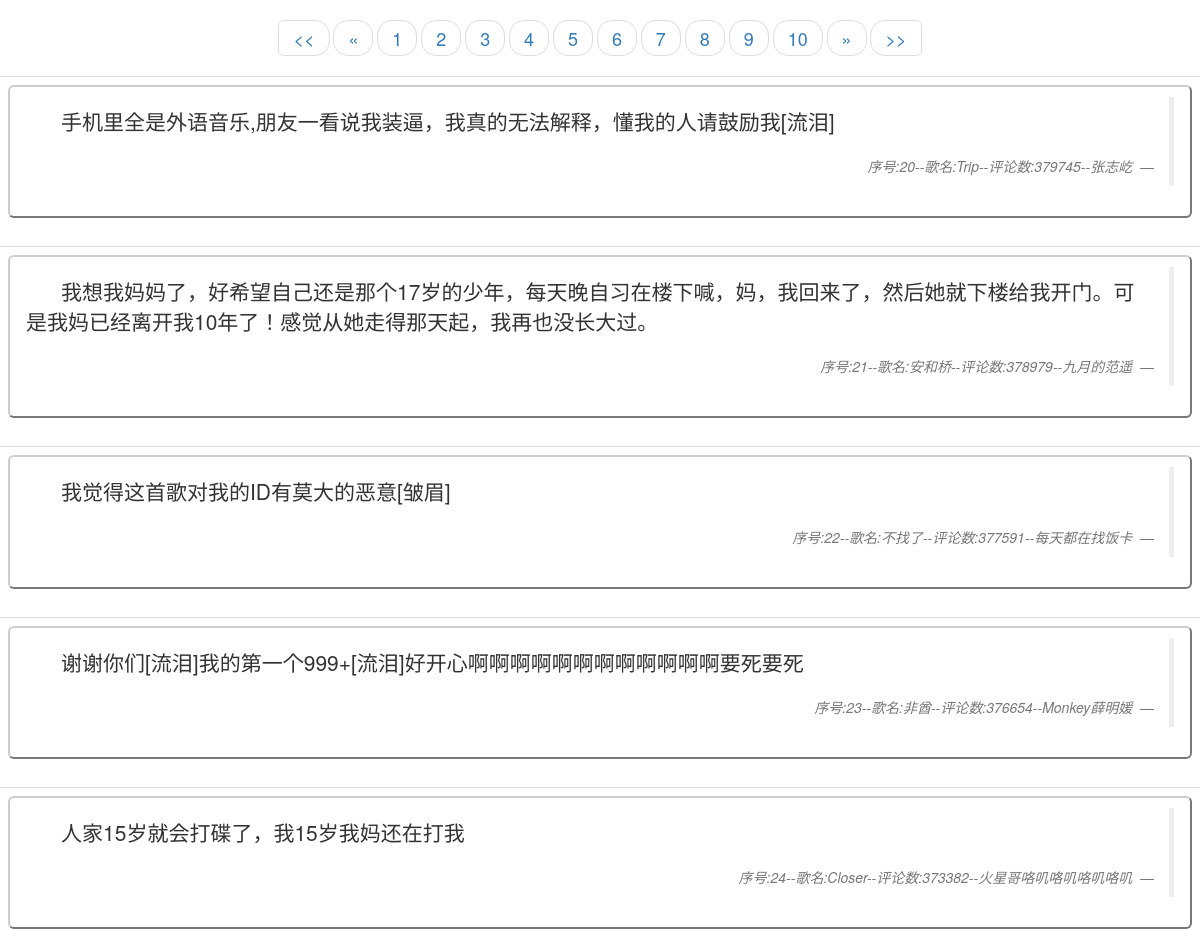
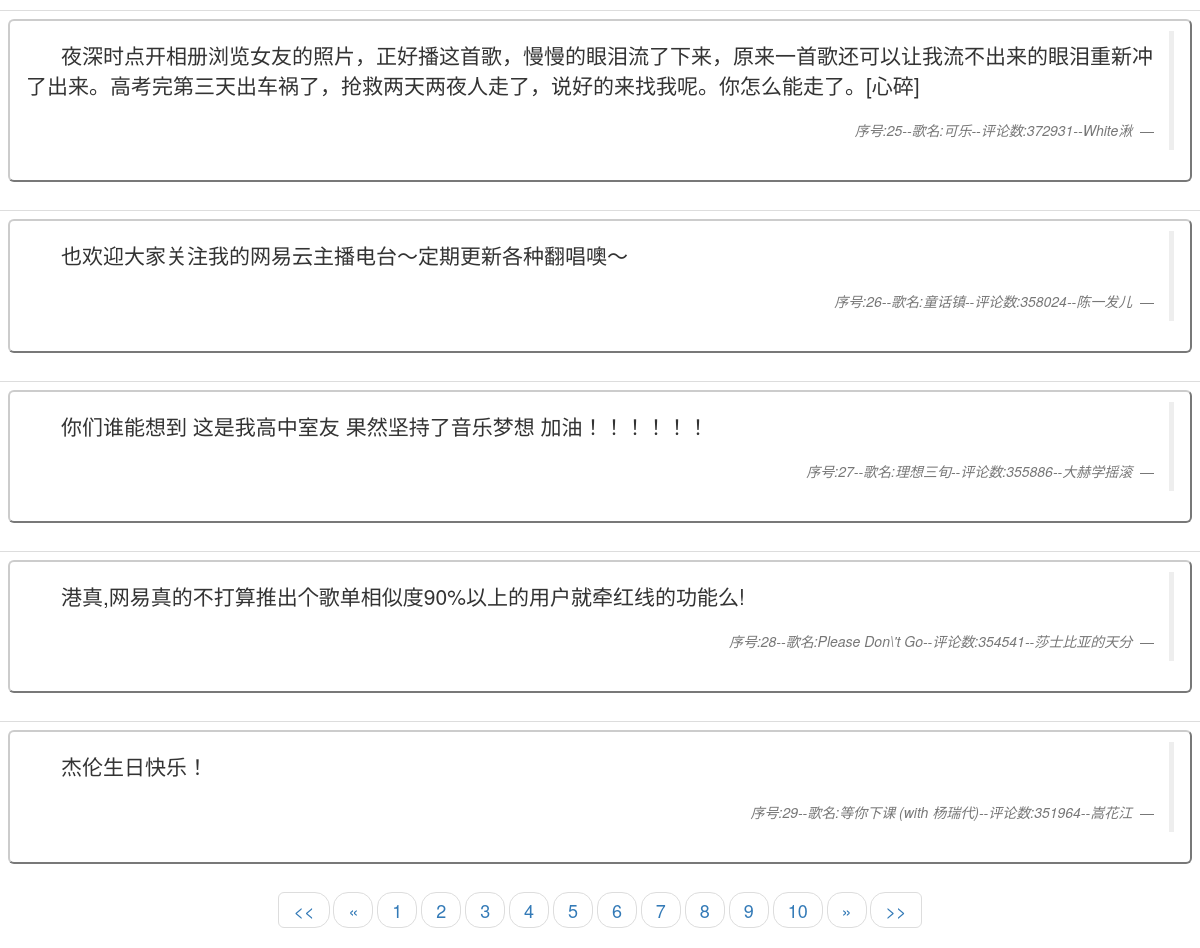
The page /net163?cur_page=3 on the database its author committed (2 pictures, top to bottom).
### comment/models.py (models this page shows)
class comment(models.Model):
    txt = models.TextField()#评论内容
    footer=models.CharField(max_length=256)#评论脚本
    def __str__(self):
        tp = '<comment:[txt:{txt},footer:{footer}]>'
        return tp.format(txt=self.txt,footer=self.footer)

### comment/views.py (the view)
# urls.py: url(r'^net163', net163_views.net163),
def net163(request):
    try:
        cur_page = int(request.GET.get('cur_page', '1'))
    except ValueError:
        cur_page = 1
    pagination = Pagination.create_pagination(
            from_name='comment.models',
            model_name='comment',
            cur_page=cur_page,
            start_page_omit_symbol='...',
            end_page_omit_symbol='...',
            one_page_data_size=10,
            show_page_item_len=10)
    return render(request, 'Net163.html', {'pagination': pagination})

### templates/Net163.html (shortened to what this page needs)
<!DOCTYPE html>
<html lang="en">
<head>
    <link rel="stylesheet" href="https://cdn.bootcss.com/bootstrap/3.3.7/css/bootstrap.min.css">
</head>
<body>
<nav aria-label="Page navigation">
  <ul class="pager pagination-lg">
   {% if pagination.cur_page != 1 %}
    <li><a href="?cur_page=1"><<</a></li>
    <li>
      <a href="?cur_page={{ pagination.pre_page }}" aria-label="Previous">
        <span aria-hidden="true">«</span>
      </a>
    </li>
   {% endif %}
   {% for page_item in pagination.page_items %}
    {% if page_item == pagination.cur_page %}
        <li><a href="?cur_page={{ page_item }}">{{ page_item }}</a></li>
    {% else %}
        <li><a href="?cur_page={{ page_item }}">{{ page_item }}</a></li>
    {% endif %}
   {% endfor%}
   {% if pagination.cur_page != pagination.all_page %}
    <li>
      <a href="?cur_page={{ pagination.next_page }}" aria-label="Next">
        <span aria-hidden="true">»</span>
      </a>
    </li>
    <li><a href="?cur_page={{ pagination.all_page }}">>></a></li>
   {% endif %}
  </ul>
</nav>
{% for txt in pagination.objs %}
    <table class="table">
        <tr>
            <td>
                <button type="button" class="btn-default btn-lg btn-block">
                    <blockquote class="blockquote-reverse">
                        <p class="text-left lead" >&nbsp;&nbsp;&nbsp;&nbsp;&nbsp;&nbsp;{{ txt.txt }}</p>
                        <footer> <cite title="Source
                                Title">{{ txt.footer }} </cite></footer>
                    </blockquote>
                </button>
            </td>
        </tr>
    </table>
{% endfor %}
<nav aria-label="Page navigation">
  <ul class="pager pagination-lg">
   {% if pagination.cur_page != 1 %}
    <li><a href="?cur_page=1"><<</a></li>
    <li>
      <a href="?cur_page={{ pagination.pre_page }}" aria-label="Previous">
        <span aria-hidden="true">«</span>
      </a>
    </li>
   {% endif %}
   {% for page_item in pagination.page_items %}
    {% if page_item == pagination.cur_page %}
        <li><a href="?cur_page={{ page_item }}">{{ page_item }}</a></li>
    {% else %}
        <li><a href="?cur_page={{ page_item }}">{{ page_item }}</a></li>
    {% endif %}
   {% endfor%}
   {% if pagination.cur_page != pagination.all_page %}
    <li>
      <a href="?cur_page={{ pagination.next_page }}" aria-label="Next">
        <span aria-hidden="true">»</span>
      </a>
    </li>
    <li><a href="?cur_page={{ pagination.all_page }}">>></a></li>
   {% endif %}
  </ul>
</nav>
</body>
</html>

### rows shown on the page
comment: txt "手机里全是外语音乐,朋友一看说我装逼，我真的无法解释，懂我的人请鼓励我[流泪]", footer "序号:20--歌名:Trip--评论数:379745--张志屹"
comment: txt "我想我妈妈了，好希望自己还是那个17岁的少年，每天晚自习在楼下喊，妈，我回来了，然后她就下楼给我开门。可是我妈已经离开我10年了！感觉从她走得那天起，我再也没长大过。", footer "序号:21--歌名:安和桥--评论数:378979--九月的范遥"
comment: txt "我觉得这首歌对我的ID有莫大的恶意[皱眉]", footer "序号:22--歌名:不找了--评论数:377591--每天都在找饭卡"
comment: txt "谢谢你们[流泪]我的第一个999+[流泪]好开心啊啊啊啊啊啊啊啊啊啊啊啊要死要死", footer "序号:23--歌名:非酋--评论数:376654--Monkey薛明媛"
comment: txt "人家15岁就会打碟了，我15岁我妈还在打我", footer "序号:24--歌名:Closer--评论数:373382--火星哥咯叽咯叽咯叽咯叽"
comment: txt "夜深时点开相册浏览女友的照片，正好播这首歌，慢慢的眼泪流了下来，原来一首歌还可以让我流不出来的眼泪重新冲了出来。高考完第三天出车祸了，抢救两天两夜人走了，说好的来找我呢。你怎么能走了。[心碎]", footer "序号:25--歌名:可乐--评论数:372931--White湫"
comment: txt "也欢迎大家关注我的网易云主播电台～定期更新各种翻唱噢～", footer "序号:26--歌名:童话镇--评论数:358024--陈一发儿"
comment: txt "你们谁能想到 这是我高中室友 果然坚持了音乐梦想 加油！！！！！！", footer "序号:27--歌名:理想三旬--评论数:355886--大赫学摇滚"
comment: txt "港真,网易真的不打算推出个歌单相似度90%以上的用户就牵红线的功能么!", footer "序号:28--歌名:Please Don\\'t Go--评论数:354541--莎士比亚的天分"
comment: txt "杰伦生日快乐！", footer "序号:29--歌名:等你下课 (with 杨瑞代)--评论数:351964--嵩花江"

### other values the page prints
{{ page_item }} "1" "2" "4" "5" "6" "7" "8" "9" "10"
{{ page_item }} "3"
